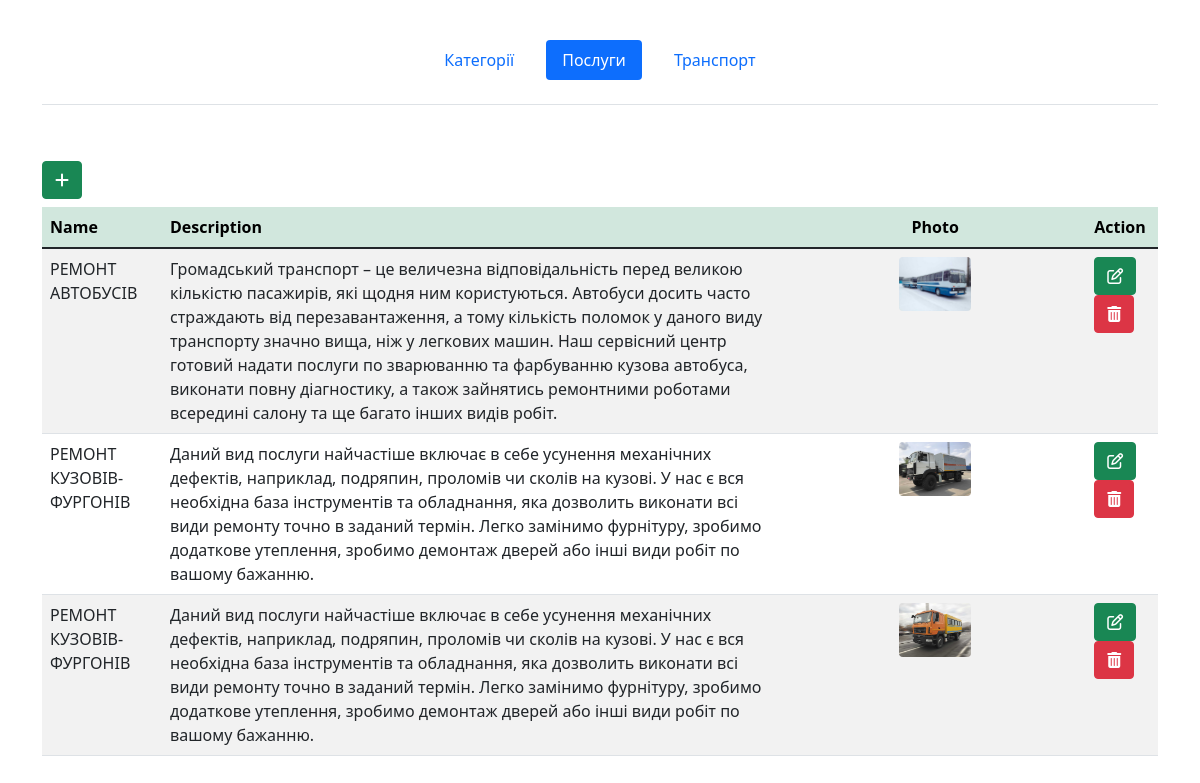
Page /transport-admin/service.php on the committed database.
### tables this page shows
CREATE TABLE `service` (
  `id` int NOT NULL,
  `Name` text NOT NULL,
  `Description` text NOT NULL,
  `Photo` int NOT NULL
);

CREATE TABLE `photos` (
  `id` int NOT NULL,
  `photo` text NOT NULL
);

### transport-admin/service_functions.php (called while the page is built, shortened)
<?php
include 'db.php';
$sql = $pdo->prepare("SELECT service.id, `Name`, `Description`, photos.photo FROM service INNER JOIN photos ON service.Photo = photos.id");
$sql->execute();
$result = $sql->fetchAll(PDO::FETCH_OBJ);

### transport-admin/service.php (the view, shortened to what this page needs)
<?php include 'service_functions.php'; ?>
<!doctype html>
<html lang="en">
<head>
  <link href="https://cdn.jsdelivr.net/npm/bootstrap@5.1.3/dist/css/bootstrap.min.css" rel="stylesheet">
</head>
<body>
<div class="container mb-5" >
     <header class="d-flex flex-wrap justify-content-around py-3 border-bottom">
       <ul class="nav d-flex nav-pills flex-wrap justify-content-between mt-3">
         <li class="nav-item"><a href="/" class="nav-link m-2"  aria-current="page">Категорії</a></li>
         <li class="nav-item"><a href="./service.php" class="nav-link m-2 active">Послуги</a></li>
         <li class="nav-item"><a href="./transport.php" class="nav-link m-2">Транспорт</a></li>
       </ul>
     </header>
   </div>
  <div class="container">
    <div class="row">
      <div class="col-12">
        <button class="btn btn-success mt-2" data-bs-toggle="modal" data-bs-target="#create">
          <i class="fa fa-plus"></i>
        </button>
        <table class="table table-striped table-hover mt-2">
          <thead class="table-success">
            <th>Name</th>
            <th>Description</th>
            <th class='text-center'>Photo</th>
            <th>Action</th>
          </thead>
          <tbody>
            <?php foreach ($result as $res) { ?>
              <tr>
                <td><?php echo $res->Name; ?></td>
                <td><?php echo $res->Description; ?></td>
                <td><img src='./img/service/<?php echo $res->photo; ?>' class="rounded mx-auto d-block w-25"></td>
                <td class='block'>
                  <a href="?id=<?php echo $res->id; ?>" class="btn btn-success" data-bs-toggle="modal" data-bs-target="#edit<?php echo $res->id; ?>" >
                    <i class="fa fa-edit"></i>
                  </a>
                  <a href="" class="btn btn-danger" data-bs-toggle="modal" data-bs-target="#delete<?php echo $res->id; ?>" >
                    <i class="fa fa-trash"></i>
                  </a>
                </td>
              </tr>
            <?php } ?>
          </tbody>
        </table>
      </div>
    </div>
  </div>
</body>
</html>

### rows in the picture
service: Name "РЕМОНТ АВТОБУСІВ", Description "Громадський транспорт – це величезна відповідальність перед великою кількістю пасажирів, які щодня ним користуються. Автобуси досить часто страждають від перезавантаження, а тому кількість поломок у даного виду транспорту значно вища, ніж у легкових машин. Наш сервісний центр готовий надати послуги по зварюванню та фарбуванню кузова автобуса, виконати повну діагностику, а також зайнятись ремонтними роботами всередині салону та ще багато інших видів робіт.", Photo.photo (picture)
service: Name "РЕМОНТ КУЗОВІВ-ФУРГОНІВ", Description "Даний вид послуги найчастіше включає в себе усунення механічних дефектів, наприклад, подряпин, проломів чи сколів на кузові. У нас є вся необхідна база інструментів та обладнання, яка дозволить виконати всі види ремонту точно в заданий термін. Легко замінимо фурнітуру, зробимо додаткове утеплення, зробимо демонтаж дверей або інші види робіт по вашому бажанню.", Photo.photo (picture)
service: Name "РЕМОНТ КУЗОВІВ-ФУРГОНІВ", Description "Даний вид послуги найчастіше включає в себе усунення механічних дефектів, наприклад, подряпин, проломів чи сколів на кузові. У нас є вся необхідна база інструментів та обладнання, яка дозволить виконати всі види ремонту точно в заданий термін. Легко замінимо фурнітуру, зробимо додаткове утеплення, зробимо демонтаж дверей або інші види робіт по вашому бажанню.", Photo.photo (picture)
